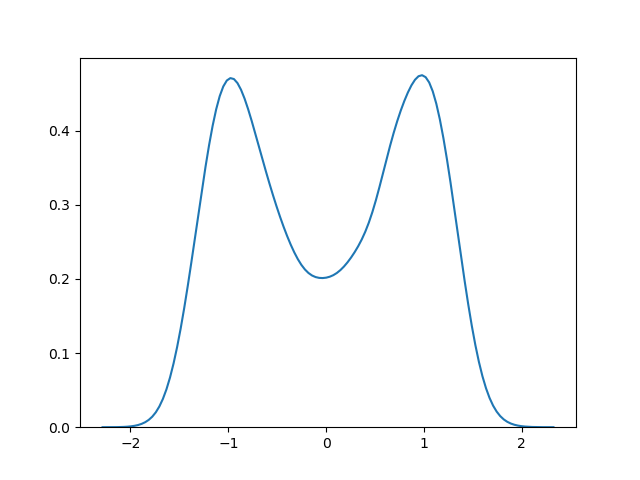

Generate this figure with Python:
import numpy as np
import seaborn as sns
from matplotlib import pyplot as plt
plt.switch_backend('agg')
from sghmc.module import sghmc,sghmc_chains

# This example tests the basic idea of SGHMC (refer to original paper)
# where the potential energy is $U(\theta)=-2\theta^2+\theta^4$
# and the grad of potential energy follows a normal distribution:
# $\nabla \tilde{U}=\nabla U + N(0,4)$
# The simulated distribution of theta is saved in simpleU.png

def su_glpdf(y,theta):
    g = -(-4*theta+4*theta**3)
    
    return g/50

def su_glpr(theta):
    return 0

eps=0.1
batch_size = 1
simsu = sghmc(su_glpdf, su_glpr, np.zeros((50*batch_size,1)), V_hat = np.eye(1)*0, eps = eps, 
            theta_0 = np.array([0]), C = np.eye(1)*2*eps, 
            heatup = 100, epoches = 2000, batch_size = batch_size)

sns.kdeplot(simsu[:,0])
plt.savefig('simpleU.png')